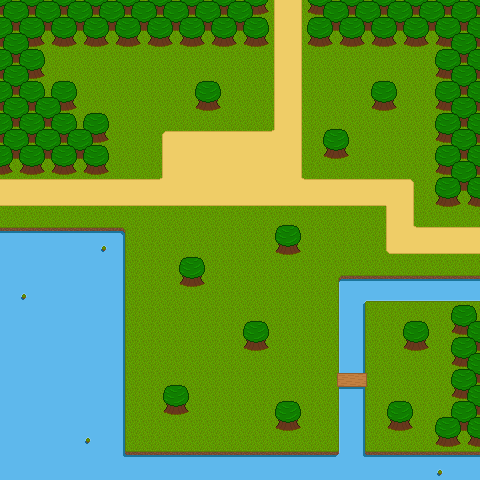

A 2D game scene composited from a Tiled map and its tileset images. What follows is a short description and the map's XML, with each tile layer's data collapsed to a summary:
An orthogonal 30x30 tile map with 16x16 px tiles, 1 tile layer (Calque de Tile 1).

<map version="1.0" orientation="orthogonal" width="30" height="30" tilewidth="16" tileheight="16">
 <tileset firstgid="1" name="outdoor" tilewidth="16" tileheight="16">
  <image source="../img/tilesets/outdoor.png" width="128" height="128" />
  <terraintypes>
   <terrain name="Eau" tile="-1" />
   <terrain name="Sable" tile="-1" />
  </terraintypes>
  <tile id="16" terrain=",,,1" />
  <tile id="17" terrain=",,1," />
  <tile id="18" terrain=",,1,1" />
  <tile id="19" terrain=",1,,1" />
  <tile id="20" terrain="1,1,1," />
  <tile id="21" terrain="1,1,,1" />
  <tile id="22" terrain="1,1,1,1" />
  <tile id="24" terrain=",1,," />
  <tile id="25" terrain="1,,," />
  <tile id="26" terrain="1,1,," />
  <tile id="27" terrain="1,,1," />
  <tile id="28" terrain="1,,1,1" />
  <tile id="29" terrain=",1,1,1" />
  <tile id="48" terrain=",,,0" />
  <tile id="49" terrain=",,0," />
  <tile id="50" terrain=",,0,0" />
  <tile id="51" terrain=",0,,0" />
  <tile id="52" terrain="0,0,0," />
  <tile id="53" terrain="0,0,,0" />
  <tile id="54" terrain="0,0,0,0" />
  <tile id="56" terrain=",0,," />
  <tile id="57" terrain="0,,," />
  <tile id="58" terrain="0,0,," />
  <tile id="59" terrain="0,,0," />
  <tile id="60" terrain="0,,0,0" />
  <tile id="61" terrain=",0,0,0" />
 </tileset>
 <layer name="Calque de Tile 1" width="30" height="30">
  <data>[900 cells, 900 non-empty, 35 distinct tile ids]</data>
 </layer>
</map>